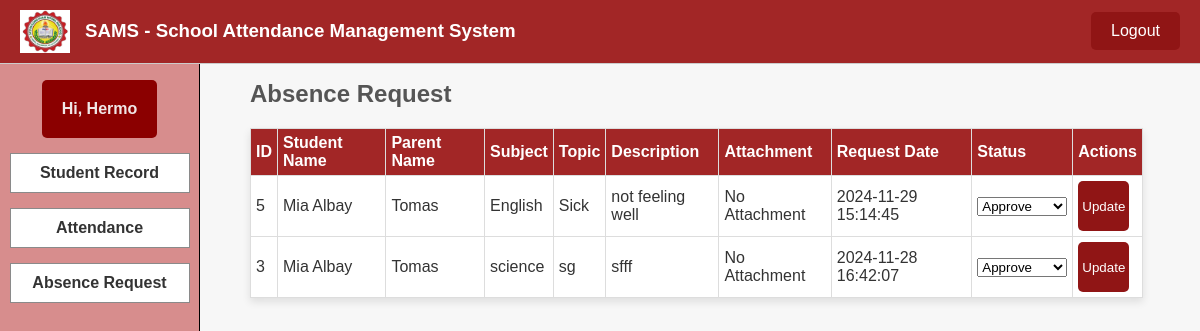
Page /teacher/dashboard/main3.php (signed in) on the committed database.
### tables this page shows
CREATE TABLE `user` (
  `id_number` int(255) NOT NULL,
  `fullname` varchar(255) NOT NULL,
  `mnumber` varchar(255) NOT NULL,
  `sub_name` varchar(255) NOT NULL,
  `tpassword` varchar(255) NOT NULL
);

CREATE TABLE `absence_requests` (
  `id` int(11) NOT NULL,
  `student_id` int(11) NOT NULL,
  `subject_name` varchar(255) NOT NULL,
  `topic` varchar(255) NOT NULL,
  `description` text NOT NULL,
  `attachment_path` varchar(255) DEFAULT NULL,
  `request_date` timestamp NOT NULL DEFAULT current_timestamp(),
  `created_by` int(255) NOT NULL,
  `status` enum('approve','disapprove','pending') NOT NULL DEFAULT 'pending'
);

CREATE TABLE `student_info` (
  `s_id` int(255) NOT NULL,
  `s_name` varchar(255) NOT NULL,
  `p_name` varchar(255) NOT NULL,
  `s_pin` int(255) NOT NULL DEFAULT 12345,
  `created_by` int(255) NOT NULL
);

### teacher/dashboard/main3.php (the view, shortened to what this page needs)
<?php
$servername = "localhost";
$username = "root";
$password = "";
$dbname = "sams";
$conn = new mysqli($servername, $username, $password, $dbname);
$user_id = $_SESSION['user_id'];
$sql = "SELECT fullname FROM `user` WHERE `id_number` = '$user_id'";
$result = $conn->query($sql);
if ($result->num_rows > 0) {
    $row = $result->fetch_assoc();
    $fullname = $row['fullname'];
} else {
    $fullname = "Unknown User";
}
$sql = "SELECT
            ar.id,
            ar.subject_name,
            ar.topic,
            ar.description,
            ar.attachment_path,
            ar.request_date,
            ar.status,
            si.s_name AS student_name,
            si.p_name AS parent_name,
            u.fullname AS created_by
        FROM
            absence_requests ar
        JOIN
            student_info si ON ar.student_id = si.s_id
        JOIN
            user u ON ar.created_by = u.id_number
        WHERE
            ar.created_by = ?
        ORDER BY
            ar.request_date DESC";
$stmt = $conn->prepare($sql);
$stmt->bind_param("s", $user_id);
$stmt->execute();
$result = $stmt->get_result();
?>
<!DOCTYPE html>
<html lang="en">
<head>
    <link rel="stylesheet" href="styles.css">
</head>
<body>
    <header class="header">
        <img id="logo" src="school-logo.png">
        <h3 id="logot">SAMS - School Attendance Management System</h3>
        <a href="logout.php" class="logout-btn" style="float: right;">Logout</a>
    </header>
    <nav id="navSide">
        <label>Hi, <?php echo htmlspecialchars($fullname); ?></label>
        <a href="main.php"><h4 id="studentRecord">Student Record</h4></a>
        <a href="main2.php"><h4 id="room">Attendance</h4></a>
        <a href=""><h4 id="room">Absence Request</h4></a>
    </nav>
    <main>
        <section id="userManagement">
            <h1>Absence Request</h1>
            <table border="1" cellpadding="10" cellspacing="0">
                <thead>
                    <tr>
                        <th>ID</th>
                        <th>Student Name</th>
                        <th>Parent Name</th>
                        <th>Subject</th>
                        <th>Topic</th>
                        <th>Description</th>
                        <th>Attachment</th>
                        <th>Request Date</th>
                        <th>Status</th>
                        <th>Actions</th>
                    </tr>
                </thead>
                <tbody>
                    <?php if ($result->num_rows > 0): ?>
                        <?php while ($row = $result->fetch_assoc()): ?>
                            <tr>
                                <td><?php echo htmlspecialchars($row['id']); ?></td>
                                <td><?php echo htmlspecialchars($row['student_name']); ?></td>
                                <td><?php echo htmlspecialchars($row['parent_name']); ?></td>
                                <td><?php echo htmlspecialchars($row['subject_name']); ?></td>
                                <td><?php echo htmlspecialchars($row['topic']); ?></td>
                                <td><?php echo htmlspecialchars($row['description']); ?></td>
                                <td>
                                    <?php if ($row['attachment_path']): ?>
                                        <a href="<?php echo 'http://localhost/sams/teacher/' . htmlspecialchars($row['attachment_path']); ?>" target="_blank">View File</a>
                                    <?php else: ?>
                                        No Attachment
                                    <?php endif; ?>
                                </td>
                                <td><?php echo htmlspecialchars($row['request_date']); ?></td>
                                <td>
                                    <form method="POST" style="display:inline;">
                                        <select name="status">
                                            <option value="approve" <?php echo $row['status'] === 'approve' ? 'selected' : ''; ?>>Approve</option>
                                        </select>
                                    </td>
                                    <td>
                                        <button type="submit" style="width: max-content; padding:4px;">Update</button>
                                </td>
                            </tr>
                        <?php endwhile; ?>
                    <?php else: ?>
                        <tr>
                            <td colspan="11">No absence requests found.</td>
                        </tr>
                    <?php endif; ?>
                </tbody>
            </table>
        </section>
    </main>
</body>
</html>

### teacher/dashboard/styles.css (style rules this page uses)
* { margin: 0; padding: 0; box-sizing: border-box; font-family: 'Poppins', Verdana, sans-serif; }
body { background-color: #F7F7F7; padding: 0; display: flex; flex-direction: column; align-items: center; }
.header { position: fixed; background-color: #a22626; top: 0; left: 0; width: 100%; padding: 10px 20px; display: flex; align-items: center; z-index: 100; border-bottom: 1px solid #ccc; }
.header img { width: 50px; margin-right: 15px; }
.header h3 { color: white; margin: 0; }
#navSide { background-color: #d78d8d; width: 200px; height: 100vh; padding: 20px; position: fixed; top: 60px; left: 0; border-right: 1px solid black; display: flex; flex-direction: column; align-items: center; gap: 15px; }
#navSide label { font-family: Verdana, Geneva, Tahoma, sans-serif; font-style: normal; font-weight: bold; color:#f0e6e6; background-color: darkred; padding: 20PX; border-radius: 5px; }
#navSide h4 { color: #333; padding: 10px; width: 180px; text-align: center; border: 1px solid #8a8a8a; cursor: pointer; background-color: #ffffff; transition: background-color 0.3s; }
#navSide a { text-decoration: none; }
main { margin-left: 220px; padding-top: 80px; width: calc(100% - 240px); padding-left: 20px; }
main h1 { margin-bottom: 20px; font-size: 1.5em; color: #555; }
table { width: 95%; border-collapse: collapse; margin-top: 20px; background-color: #fff; box-shadow: 0 4px 8px rgba(0, 0, 0, 0.1); }
table th, table td { padding: 5px; border: 1px solid #ddd; text-align: left; }
table th { background-color: #a22626; color: white; }
table td { color: #333; }
button { width: 10%; height: 50px; background-color:#901515; color: #ffffff; border-style: none; border-radius: 5px; transition: background-color 0.3s ease, transform 0.3s ease; }
input[type="text"], input[type="number"], input[type="file"], select[name="status"] { width: 90px; max-width: 100%; box-sizing: border-box; }
.logout-btn { margin-left: auto; position: relative; z-index: 200; }
.logout-btn { color: white; padding: 10px 20px; background-color: #901515; border-radius: 5px; font-size: 16px; text-decoration: none; transition: background-color 0.3s ease; }

### rows in the picture
user: fullname "Hermo"
absence_requests: id "5", student.s_name "Mia Albay", student.p_name "Tomas", subject_name "English", topic "Sick", description "not feeling well", shows "No Attachment", request_date "2024-11-29 15:14:45", status "Approve"
absence_requests: id "3", student.s_name "Mia Albay", student.p_name "Tomas", subject_name "science", topic "sg", description "sfff", shows "No Attachment", request_date "2024-11-28 16:42:07", status "Approve"
